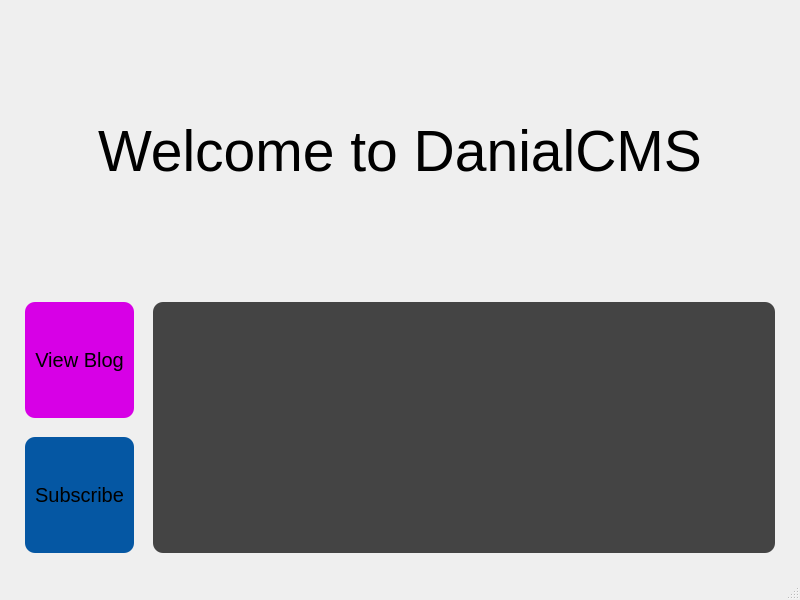
<?xml version="1.0" encoding="UTF-8"?>
<ui version="4.0">
 <class>MainWindow</class>
 <widget class="QMainWindow" name="MainWindow">
  <property name="geometry">
   <rect>
    <x>0</x>
    <y>0</y>
    <width>800</width>
    <height>600</height>
   </rect>
  </property>
  <property name="windowTitle">
   <string>MainWindow</string>
  </property>
  <widget class="QWidget" name="centralwidget">
   <layout class="QVBoxLayout" name="verticalLayout_2">
    <property name="spacing">
     <number>25</number>
    </property>
    <property name="leftMargin">
     <number>25</number>
    </property>
    <property name="topMargin">
     <number>25</number>
    </property>
    <property name="rightMargin">
     <number>25</number>
    </property>
    <property name="bottomMargin">
     <number>25</number>
    </property>
    <item>
     <layout class="QHBoxLayout" name="horizontalLayout_3">
      <item>
       <widget class="QLabel" name="Title">
        <property name="sizePolicy">
         <sizepolicy hsizetype="Expanding" vsizetype="Expanding">
          <horstretch>0</horstretch>
          <verstretch>0</verstretch>
         </sizepolicy>
        </property>
        <property name="font">
         <font>
          <pointsize>43</pointsize>
         </font>
        </property>
        <property name="styleSheet">
         <string notr="true">background: url(:/bg/background.png);
border-radius: 20px;
padding: 5px 10px;</string>
        </property>
        <property name="text">
         <string>Welcome to DanialCMS</string>
        </property>
        <property name="alignment">
         <set>Qt::AlignCenter</set>
        </property>
       </widget>
      </item>
     </layout>
    </item>
    <item>
     <layout class="QHBoxLayout" name="horizontalLayout">
      <property name="spacing">
       <number>19</number>
      </property>
      <item>
       <layout class="QVBoxLayout" name="verticalLayout">
        <item>
         <widget class="QPushButton" name="ViewBlog">
          <property name="sizePolicy">
           <sizepolicy hsizetype="Minimum" vsizetype="Expanding">
            <horstretch>0</horstretch>
            <verstretch>0</verstretch>
           </sizepolicy>
          </property>
          <property name="font">
           <font>
            <pointsize>15</pointsize>
           </font>
          </property>
          <property name="styleSheet">
           <string notr="true">background-color: rgb(215, 0, 230);
border-radius: 10px;
padding: 0px 10px;</string>
          </property>
          <property name="text">
           <string>View Blog</string>
          </property>
         </widget>
        </item>
        <item>
         <widget class="QPushButton" name="Subscribe">
          <property name="sizePolicy">
           <sizepolicy hsizetype="Minimum" vsizetype="Expanding">
            <horstretch>0</horstretch>
            <verstretch>0</verstretch>
           </sizepolicy>
          </property>
          <property name="font">
           <font>
            <pointsize>15</pointsize>
           </font>
          </property>
          <property name="styleSheet">
           <string notr="true">border-radius: 10px;
padding: 0px 5px;
background-color: rgb(5, 87, 163);</string>
          </property>
          <property name="text">
           <string>Subscribe</string>
          </property>
         </widget>
        </item>
       </layout>
      </item>
      <item>
       <widget class="QListWidget" name="BlogList">
        <property name="font">
         <font>
          <pointsize>15</pointsize>
         </font>
        </property>
        <property name="styleSheet">
         <string notr="true">background-color: #444;
border-radius:10px;</string>
        </property>
       </widget>
      </item>
     </layout>
    </item>
   </layout>
  </widget>
  <widget class="QMenuBar" name="menubar">
   <property name="geometry">
    <rect>
     <x>0</x>
     <y>0</y>
     <width>800</width>
     <height>30</height>
    </rect>
   </property>
  </widget>
  <widget class="QStatusBar" name="statusbar"/>
 </widget>
 <resources>
  <include location="bg.qrc"/>
 </resources>
 <connections/>
</ui>
